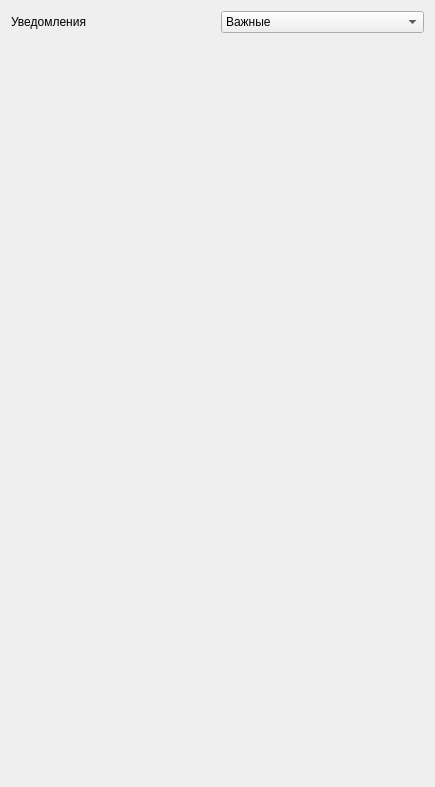
<?xml version="1.0" encoding="UTF-8"?>
<ui version="4.0">
 <class>Form</class>
 <widget class="QWidget" name="Form">
  <property name="geometry">
   <rect>
    <x>0</x>
    <y>0</y>
    <width>435</width>
    <height>787</height>
   </rect>
  </property>
  <property name="windowTitle">
   <string>Form</string>
  </property>
  <property name="styleSheet">
   <string notr="true"/>
  </property>
  <layout class="QVBoxLayout" name="verticalLayout">
   <item>
    <layout class="QHBoxLayout" name="horizontalLayout">
     <item>
      <widget class="QLabel" name="label">
       <property name="text">
        <string>Уведомления</string>
       </property>
      </widget>
     </item>
     <item>
      <widget class="QWidget" name="wgt_cmb_gb" native="true">
       <layout class="QHBoxLayout" name="horizontalLayout_2">
        <property name="spacing">
         <number>0</number>
        </property>
        <property name="leftMargin">
         <number>0</number>
        </property>
        <property name="topMargin">
         <number>0</number>
        </property>
        <property name="rightMargin">
         <number>0</number>
        </property>
        <property name="bottomMargin">
         <number>0</number>
        </property>
        <item>
         <widget class="QComboBox" name="cmb_notification_impotent">
          <item>
           <property name="text">
            <string>Важные</string>
           </property>
          </item>
          <item>
           <property name="text">
            <string>Все</string>
           </property>
          </item>
         </widget>
        </item>
       </layout>
      </widget>
     </item>
    </layout>
   </item>
   <item>
    <widget class="QScrollArea" name="scrollArea">
     <property name="sizePolicy">
      <sizepolicy hsizetype="Expanding" vsizetype="Expanding">
       <horstretch>0</horstretch>
       <verstretch>0</verstretch>
      </sizepolicy>
     </property>
     <property name="frameShape">
      <enum>QFrame::NoFrame</enum>
     </property>
     <property name="horizontalScrollBarPolicy">
      <enum>Qt::ScrollBarAlwaysOff</enum>
     </property>
     <property name="sizeAdjustPolicy">
      <enum>QAbstractScrollArea::AdjustToContents</enum>
     </property>
     <property name="widgetResizable">
      <bool>true</bool>
     </property>
     <widget class="QWidget" name="scrollAreaWidget">
      <property name="geometry">
       <rect>
        <x>0</x>
        <y>0</y>
        <width>417</width>
        <height>739</height>
       </rect>
      </property>
      <layout class="QVBoxLayout" name="verticalLayout_2">
       <property name="leftMargin">
        <number>0</number>
       </property>
       <property name="topMargin">
        <number>0</number>
       </property>
       <property name="rightMargin">
        <number>0</number>
       </property>
       <property name="bottomMargin">
        <number>0</number>
       </property>
       <item>
        <spacer name="verticalSpacer">
         <property name="orientation">
          <enum>Qt::Vertical</enum>
         </property>
         <property name="sizeHint" stdset="0">
          <size>
           <width>20</width>
           <height>40</height>
          </size>
         </property>
        </spacer>
       </item>
      </layout>
     </widget>
    </widget>
   </item>
  </layout>
 </widget>
 <resources/>
 <connections/>
</ui>
